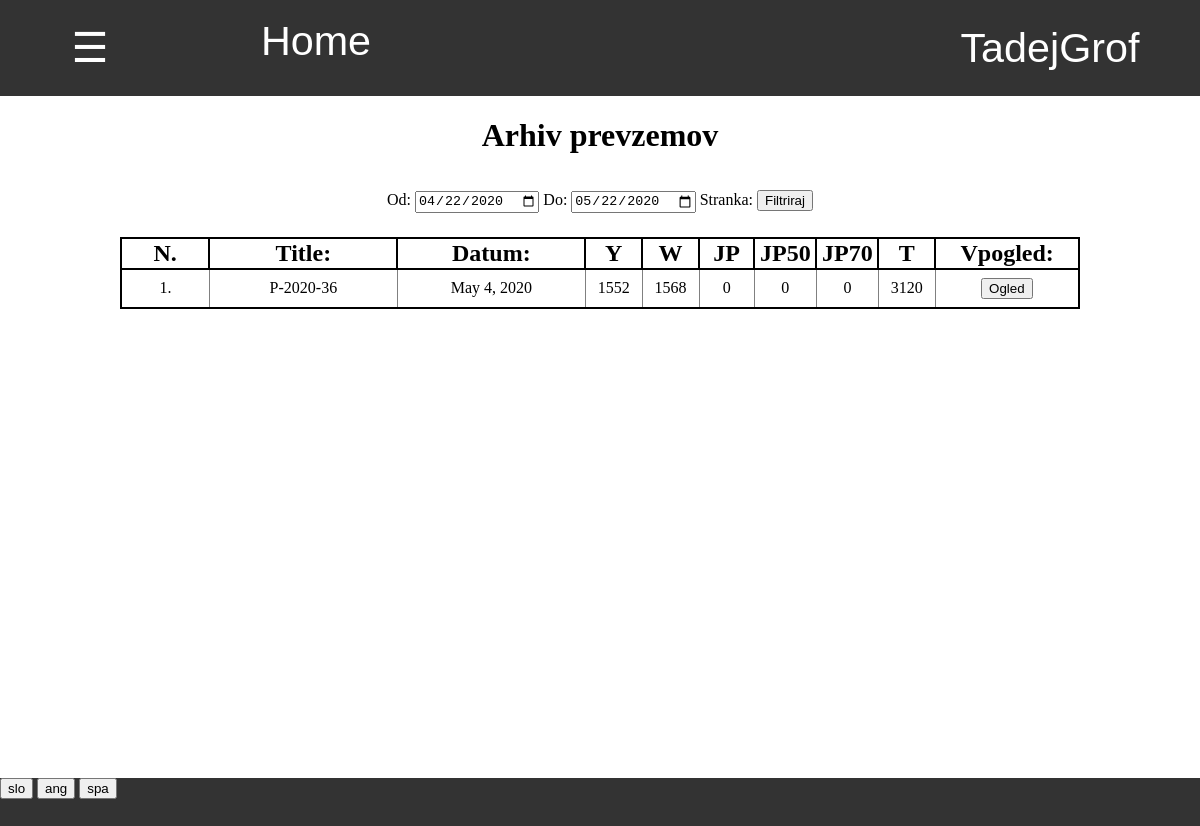
/zaloga/1/prevzem/arhiv/ (signed in), run on an earlier commit of the app's database.
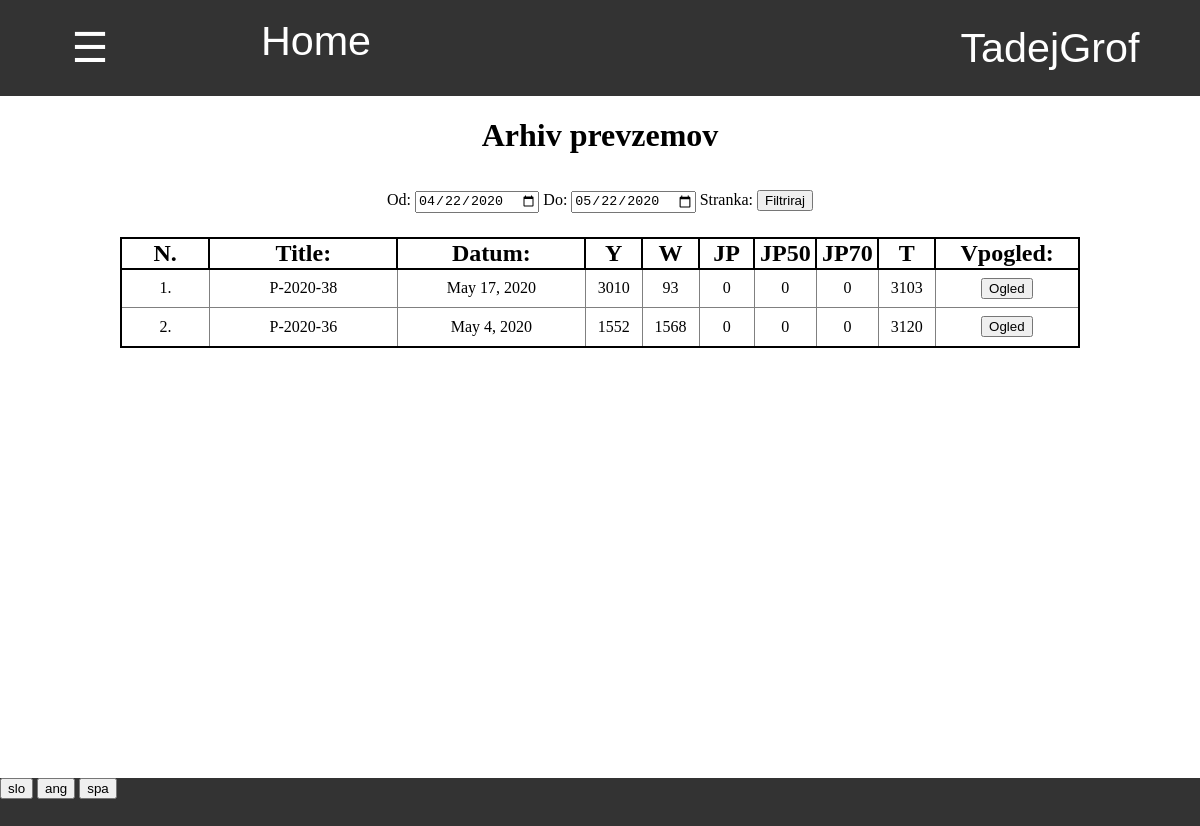
And on a later commit of the database.
### zaloga/models.py (models this page shows, shortened)
class Baza(models.Model):
    author = models.ForeignKey(User,default=1, on_delete=models.CASCADE)
    title = models.CharField(default="",max_length=15)
    datum = models.DateField(default=timezone.now)
    zaloga = models.ForeignKey(Zaloga, default=1 ,on_delete=models.CASCADE)
    status = models.CharField(default="aktivno",max_length=10)
    sprememba_zaloge = models.IntegerField(default = -1)
    tip = models.CharField(default="prevzem",max_length=20, choices=TIPI_BAZE)
    kontejner = models.OneToOneField(Kontejner,null=True,default=None,blank=True, on_delete=models.CASCADE)
    popust = models.IntegerField(default = None, null=True, blank=True)
    stranka = models.ForeignKey(Stranka, on_delete=models.CASCADE, default=None, null=True, blank=True)
    cas = models.TimeField(default=None,null=True,blank=True)
    dnevna_prodaja = models.ForeignKey(Dnevna_prodaja, on_delete=models.CASCADE, default=None, null=True, blank=True)
    prevoz = models.DecimalField(default=None,null=True,blank=True,max_digits=5, decimal_places=2)

class Vnos(models.Model):
    dimenzija = models.ForeignKey(Dimenzija,default=0,on_delete=models.CASCADE)
    tip = models.CharField(default="Y", choices=TIPI_SESTAVINE, max_length=10)
    stevilo = models.IntegerField()
    baza = models.ForeignKey(Baza,default=0, on_delete=models.CASCADE)
    cena = models.DecimalField(decimal_places=2,max_digits=5,default=None,null=True,blank=True)
    sprememba = models.ForeignKey(Sprememba,default=None,null=True,blank=True,on_delete=models.CASCADE)

### program/models.py (models this page shows)
class Profil(models.Model):
    user = models.OneToOneField(User,on_delete=models.CASCADE)
    jezik =  models.CharField(default="spa",max_length=3, choices=JEZIKI)
    stranka = models.OneToOneField(Stranka, on_delete=models.CASCADE, default=None, null=True, blank=True)

### zaloga/views.py (the view)
# urls.py: path('arhiv/', views.arhiv, name='arhiv_baz'),
@login_required
def arhiv(request,zaloga, tip_baze):
    if request.method == "GET":
        danes = datetime.date.today().strftime('%Y-%m-%d')
        pred_mescem =  (datetime.date.today() - datetime.timedelta(days=30)).strftime('%Y-%m-%d')
        zacetek = request.GET.get('zacetek', pred_mescem)
        konec = request.GET.get('konec', danes)
        stranke = Stranka.objects.all()
        stranka = None
        if tip_baze == "dnevna_prodaja":
            baze = Dnevna_prodaja.objects.filter(zaloga=zaloga,datum__gte=zacetek, datum__lte=konec).prefetch_related('baza_set').order_by('-datum')
        else:
            baze = Baza.objects.filter(zaloga=zaloga,tip=tip_baze,status='veljavno',datum__gte=zacetek, datum__lte=konec).prefetch_related('vnos_set','stranka').order_by('-datum','-cas')
            stranka = request.GET.get('stranka','all')
            if tip_baze == "vele_prodaja" and stranka != "all":
                stranka = int(stranka)
                baze = baze.filter(stranka__id = stranka)
        zaloga = Zaloga.objects.get(pk =zaloga)
        return pokazi_stran(request, 'zaloga/arhiv_baz.html', {'zaloga':zaloga,'baze': baze, 'tip': tip_baze,'zacetek':zacetek,'konec':konec,'stranka':stranka,'stranke':stranke})

### program/models.py (called while the page is built)
    @property
    def vrni_jezike(self):
        return JEZIKI

### request_funkcije.py (called while the page is built)
def vrni_slovar(request):
    with open('slovar.json') as dat:
        slovar = json.load(dat)
    return slovar

def pokazi_stran(request, html, baze={}):
    je_stranka = False
    program = Program.objects.first()
    zaloga = Zaloga.objects.first()
    if request.user.profil.stranka != None:
        je_stranka = True
    slovar = {'je_stranka':je_stranka,'program':program,'slovar':vrni_slovar(request),'jezik':request.user.profil.jezik}
    slovar.update(baze)
    if not 'zaloga' in baze:
        slovar.update({'zaloga':zaloga})
    slovar.update({'zaloga_pk':slovar['zaloga'].pk})
    return render(request, html, slovar)

### zaloga/models.py (called while the page is built)
    @property
    def vrni_tipe(self):
        return TIPI_SESTAVINE

### zaloga/templatetags/zaloga_exstras.py (called while the page is built)
@register.filter(name='skupno')
def skupno(baza,tip):
    skupno = 0
    for vnos in baza.vnos_set.all():
        if tip == "all":
            skupno += vnos.stevilo
        elif tip == vnos.tip:
            skupno += vnos.stevilo
    return skupno

@register.filter
def keyvalue(dict, key):
    return dict[key]

### zaloga/templates/zaloga/arhiv_baz.html (shortened to what this page needs)
{% extends 'program/base.html' %}
{% load zaloga_exstras %}
{% block content %}
<h1>
{% if tip == 'prevzem' %}
    {{slovar|keyvalue:'Arhiv prevzemov'|keyvalue:jezik}}
{% elif tip == 'odpis' %}
    {{slovar|keyvalue:'Arhiv odpisov'|keyvalue:jezik}}
{% elif tip == 'inventura' %}
    {{slovar|keyvalue:'Arhiv inventur'|keyvalue:jezik}}
{% elif tip == 'vele_prodaja' %}
    {{slovar|keyvalue:'Arhiv vele prodaj'|keyvalue:jezik}}
{% elif tip == 'dnevna_prodaja' %}
    {{slovar|keyvalue:'Arhiv dnevnih prodaj'|keyvalue:jezik}}
{% endif %}
</h1>
<div class="filter" style="margin-top:3%">
    <form action="{% url 'arhiv_baz' zaloga_pk tip %}" method="GET">
        {{slovar|keyvalue:'Od'|keyvalue:jezik}}: <input type="date" value="{{zacetek}}" name="zacetek">
        {{slovar|keyvalue:'Do'|keyvalue:jezik}}: <input type="date" value="{{konec}}" name="konec">
        {{slovar|keyvalue:'Stranka'|keyvalue:jezik}}:
        <input type="submit" value="{{slovar|keyvalue:'Filtriraj'|keyvalue:jezik}}">
    </form>
</div>
<div class="table">
    {% if tip == "vele_prodaja" %}
    <table class="tabela_vnosov">
        <tr class="header">
            <th width="15%">{{slovar|keyvalue:'Faktura'|keyvalue:jezik}}:</th>
            <th width="15%">{{slovar|keyvalue:'Stranka'|keyvalue:jezik}}:</th>
            <th width="30%">{{slovar|keyvalue:'Datum'|keyvalue:jezik}}:</th>
            <th width="15%">{{slovar|keyvalue:'Skupno stevilo'|keyvalue:jezik}}: </th>
            <th width="20%">{{slovar|keyvalue:'Skupna cena'|keyvalue:jezik}}:</th>
            <th width="12%">{{slovar|keyvalue:'Ogled'|keyvalue:jezik}}</th>
        </tr>
        {% for baza in baze %}
            <tr>
                <td> {{baza.title}} </td>
                <td> {{baza.stranka.ime}} </td>
                <td> {{baza.datum}} </td>
                <td> {{baza.skupno_stevilo}} </td>
                <td> {{baza.koncna_cena}} $</td>
                <td>
                    <form action="{% url 'baza' zaloga_pk 'vele_prodaja' baza.pk %}" method="GET">
                        <input type="submit" value="{{slovar|keyvalue:'Ogled'|keyvalue:jezik}}">
                    </form>
                </td>
            </tr>
        {% endfor %}
    </table>
    {% else %}
    <table class="tabela_vnosov">
        <tr class="header">
            <th width="8%"> N. </th>
            <th width="17%"> {{slovar|keyvalue:'Title'|keyvalue:jezik}}: </th>
            <th width="17%"> {{slovar|keyvalue:'Datum'|keyvalue:jezik}}: </th>
            {% if tip != 'inventura' %}
            {% for tip in zaloga.vrni_tipe %}
            <th width="5%"> {{tip.0}} </th>
            {% endfor %}
            <th width="5%"> T </th>
            {% endif %}
            <th width="13%"> {{slovar|keyvalue:'Vpogled'|keyvalue:jezik}}: </th>
        </tr>
        {% for baza in baze %}
        <tr>
            <td> {{forloop.counter}}. </td>
            <td> {{baza.title}} </td>
            <td> {{baza.datum}} </td>
            {% if tip != 'inventura' %}
            {% for tip in zaloga.vrni_tipe %}
            <td> {{baza|skupno:tip.0}} </td>
            {% endfor %}
            <td> {{baza|skupno:'all'}} </td>
            {% endif %}
            <td>
                <form action="{% url 'baza' zaloga_pk tip baza.pk %}" method="GET">
                    <input type="submit" value="{{slovar|keyvalue:'Ogled'|keyvalue:jezik}}">
                </form>
            </td>
        </tr>
        {% endfor %}
    </table>
    {% endif %}
</div>
{% endblock %}

What changed in the data, as far as the page shows it:
now on this page (row edited): Baza: title "P-2020-38", datum "May 17, 2020", vrni_tipe "3010" "93" "0" "0" "0", stevilo "3103", {{ slovar|keyvalue:'Ogled'|keyvalue:jezik }} "Ogled"
